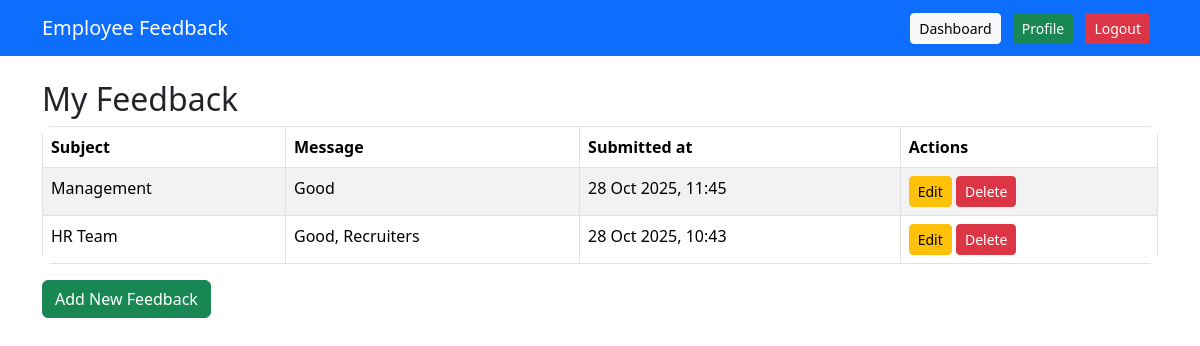
The app's page /list/ (signed in) with its own data.
### feedback/models.py (models this page shows, shortened)
class Feedback(models.Model):
    employee = models.ForeignKey(User, on_delete=models.CASCADE)
    subject = models.CharField(max_length= 200)
    message = models.TextField()
    submitted_at= models.DateTimeField(auto_now_add=True)
    is_deleted = models.BooleanField(default=False)

### feedback/views.py (the view)
# urls.py: path("list/", feedback_list, name='feedback_list'),
@login_required
def feedback_list(req):
    feedbacks = Feedback.objects.filter(employee=req.user, is_deleted=False).order_by('-submitted_at')
    return render(req, 'feedback/feedback_list.html', {'feedbacks':feedbacks})

### feedback/templates/feedback/feedback_list.html (shortened to what this page needs)
{% extends 'accounts/base.html' %}
{% block content %}
<h2>My Feedback</h2>
<table class="table table-striped table-bordered">
  <thead>
    <tr>
      <th>Subject</th>
      <th>Message</th>
      <th>Submitted at</th>
      <th>Actions</th>
    </tr>
  </thead>
  <tbody>
    {% for fb in feedbacks %}
    <tr>
      <td>{{ fb.subject }}</td>
      <td>{{ fb.message }}</td>
      <td>{{ fb.submitted_at|date:"d M Y, H:i" }}</td>
      <td>
        <a href="{% url 'edit_feedback' fb.id %}" class="btn btn-sm btn-warning">Edit</a>
        <form method="post" action="{% url 'delete_own_feedback' fb.id %}" style="display:inline;">
          <button type="submit" class="btn btn-sm btn-danger" onclick="return confirm('Delete this feedback?');">
            Delete
          </button>
        </form>
      </td>
    </tr>
    {% empty %}
    <tr><td colspan="4" class="text-center">No feedbacks yet</td></tr>
    {% endfor %}
  </tbody>
</table>
<a href="{% url 'add_feedback' %}" class="btn btn-success">Add New Feedback</a>
{% endblock %}

### accounts/static/accounts/css/style.css (style rules this page uses)
body { background-color: #f8f9fa; font-family: "Poppins", sans-serif; }
h2 { font-weight: 600; color: #0d6efd; margin-bottom: 20px; }
.btn-primary, .btn-success, .btn-danger { border-radius: 10px; }
.table { background: white; border-radius: 10px; overflow: hidden; }
.table th { background-color: #0d6efd; color: white; }
.btn-success { border-radius: 10px; }

### records on screen
Feedback: subject "Management", message "Good", submitted_at "28 Oct 2025, 11:45"
Feedback: subject "HR Team", message "Good, Recruiters", submitted_at "28 Oct 2025, 10:43"
